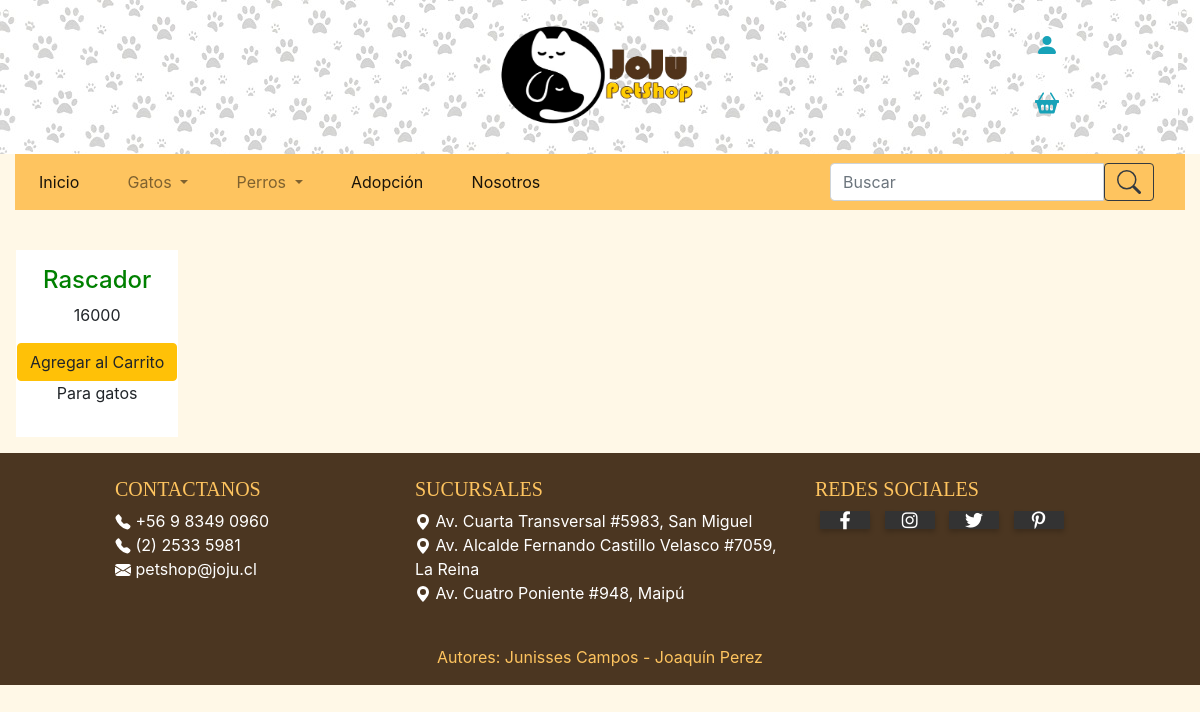
Page /accesocat on the earlier database version.
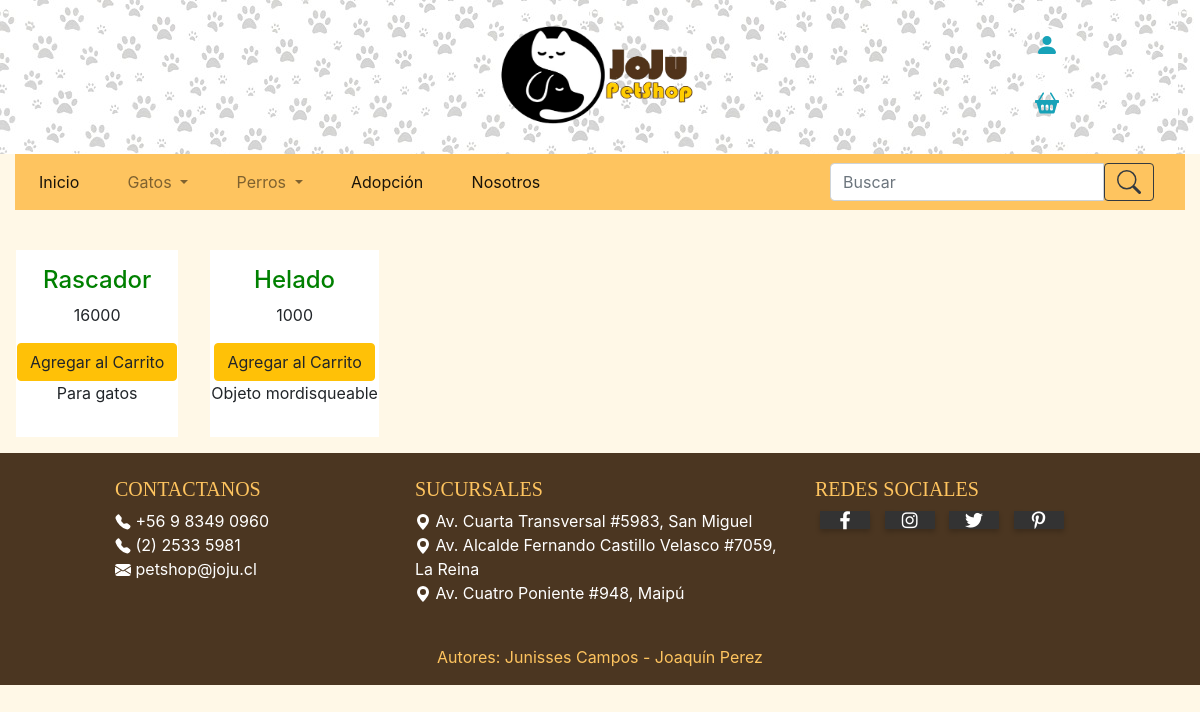
Same page on the later database version.
### gestorProducto/models.py (models this page shows, shortened)
class Producto(models.Model):
    marca        = models.ForeignKey(Marca, blank=True, null=True, on_delete=models.SET_NULL)
    categoria    = models.ForeignKey(Categoria, blank=True, null=True, on_delete=models.SET_NULL)
    nombre       = models.TextField(max_length=60)
    codigo       = models.DecimalField(max_digits=13, decimal_places=0)
    descripcion  = models.TextField(max_length = 200)
    stock        = models.IntegerField()
    precioCosto  = models.IntegerField()
    precioVenta  = models.IntegerField()

### gestorProducto/views.py (the view)
# urls.py: path('accesocat',views.accesoriocat, name='accesocat'),
def accesoriocat(request):
    lista = Producto.objects.filter(categoria__nombre = "Accesorios Gatos")
    contexto = {'lista' : lista}
    return render(request,'accesoriocat.html', contexto)

### gestorProducto/Templates/accesoriocat.html (shortened to what this page needs)
{% extends "index.html"%}
{% block listado %}
{% for fila in lista %}
{% if forloop.first %}<div class="row">{% endif %}
<div class="prod">
	<div class ="row justify-content-center">
		<div>
			<div class="table-responsive">
							<h4>{{ fila.nombre }}</h4>
							<p>{{ fila.precioVenta }}</p>
							<button id="producto1" class="btn btn-warning">Agregar al Carrito</button>
							<p>{{ fila.descripcion }}</p>
			</div>
		</div>
	</div>
</div>
	{% if forloop.last %}</div>{% endif %}
{% endfor %}
{% endblock %}

Differences in the rows shown:
added Producto: nombre "Helado", precioVenta "1000", descripcion "Objeto mordisqueable"
